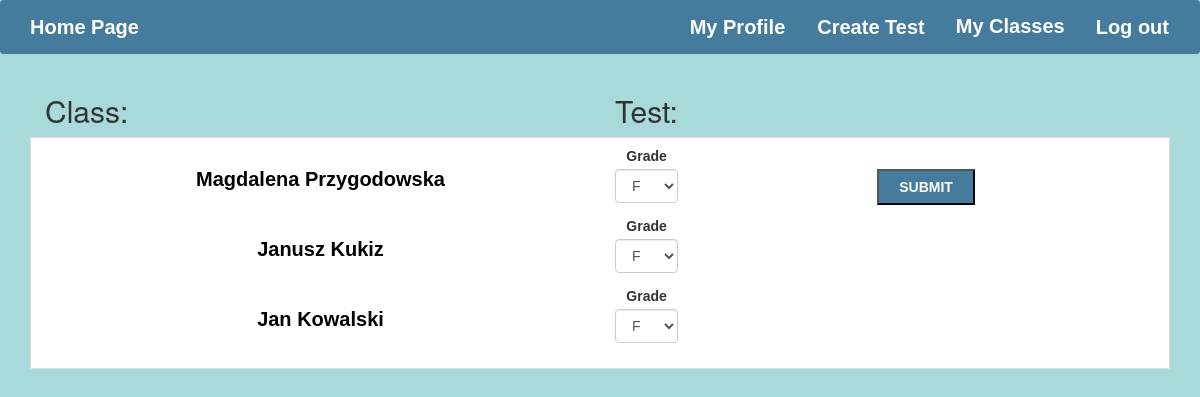
The app's page /teachers/tests/97 (signed in) with its own data.
### teacher/models.py (models this page shows, shortened)
class Tests(models.Model):
    teacher = models.ForeignKey(Teacher,on_delete=models.CASCADE, null = True)
    desc = models.CharField(max_length = 50, null = True)
    student = models.ForeignKey(Student, on_delete = models.CASCADE, null = True)
    subject = models.CharField(max_length=10, choices=SUBJECTS, null = True)
    classes = models.ForeignKey(Classes, on_delete = models.CASCADE, null = True)
    created_at = models.DateTimeField(auto_now=True)
    planned = models.DateField(null = True)
    class Grades(models.IntegerChoices):
        F = 1
        E = 2
        D = 3
        C = 4
        B = 5
        A = 6
    grade = models.IntegerField(choices = Grades.choices, null = True)
    class Meta:
        ordering = ["-created_at"]

### students/models.py (models this page shows, shortened)
class Student(models.Model):
    user = models.OneToOneField(User, on_delete=models.CASCADE)

### teacher/views.py (the view, shortened to what this page needs)
# urls.py: path("tests/<int:pk>", views.TestDetails.as_view(), name  = 'class_grading'),
class TestDetails(WhichUserMixin, DetailView):
    model = Tests
    template_name = "class_test_details.html"
    success_url = reverse_lazy('home')
    def get_context_data(self,**kwargs):
        context = super().get_context_data(**kwargs)
        tests = Tests.objects.all().filter(grade = None, classes = self.get_object().classes, desc = self.get_object().desc, teacher = self.current_teacher)
        context['ungraded_tests'] = tests
        context['form'] = GradeForm()
        return context

### teacher/views.py
class GradeForm(forms.Form):
    model = Tests
    grade = forms.ChoiceField(choices = SUBJECTS)

### SchoolSystem/views.py (called while the page is built)
    def get_context_data(self, **kwargs):
        context = super().get_context_data(**kwargs)
        context['current_teacher'] = self.current_teacher
        context['current_student'] = self.current_student
        if self.current_teacher:
            classes = self.current_teacher.classes.all()
            context['classes'] = list(classes)
        return context

### teacher/templates/class_test_details.html (shortened to what this page needs)
{% extends "base.html" %}
{% block content %}
{% load bootstrap3 %}
    <div class="col-md-6">
    <h2>Class:   </h2>
    </div>
    <div class="col-md-6">
    <h2>Test: {{test.desc}} </h2>
    </div>
    <div id="teacher" class="clear">
      <div class="test">
    <form method="post">
    {% for test in ungraded_tests  %}
    <div class="col-md-6">
    <h3> <a href="{% url 'teacher:test_details' pk=test.pk %}">{{test.student.user.first_name}} {{test.student.user.last_name}}</a></h3>
    </div>
    <div class="col-md-1">
      {% bootstrap_form form  %}
    </div>
    {% endfor %}
    <br>
    <input type="submit" class="signup" value="Submit">
    </form>
{% endblock %}

### static/css/master.css (style rules this page uses)
body { height: 100%; width: 100%; overflow: hidden; background: #A8DADC; margin: 0; }
a { color: black }
#teacher { text-align: center; width:100%; }
#teacher .test { font: 14px Arial, Helvetica; background: #fff; border: 1px solid #ddd; color: #333; padding: 10px; width:100%; float: left; position: relative; }
#teacher h3 { font: bold 20px Arial, Helvetica; }
#teacher .signup { position: relative; padding: 8px 20px; margin: 5px 0 0 0; color: #fff; font: bold 14px Arial, Helvetica; text-transform: uppercase; display: inline-block; background-color: #457B9D; }

### records on screen
Tests: student.user.first_name "Magdalena", student.user.last_name "Przygodowska"
Tests: student.user.first_name "Janusz", student.user.last_name "Kukiz"
Tests: student.user.first_name "Jan", student.user.last_name "Kowalski"
